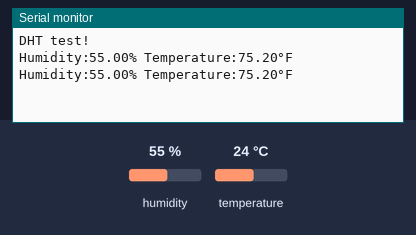
This sketch was run on a simulated Arduino Uno, built with avr-gcc and run on an emulated ATmega328P. On the bench: the last lines printed to the serial monitor. The inputs (shaded band) are chosen by the test bench; at power-on: humidity 55 %, temperature 24 °C.

Above: at 4.8 s.
4.9 s: humidity set to 22 %
At 7.2 s:
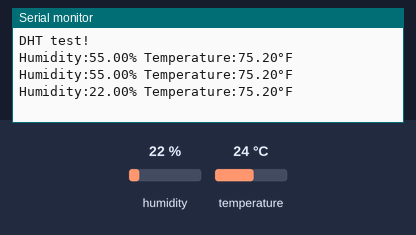
7.9 s: temperature set to 12 °C
At 8.9 s:
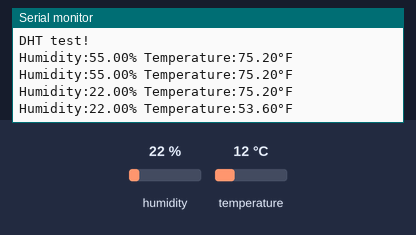
10.9 s: humidity set to 40 %
At 12.5 s:
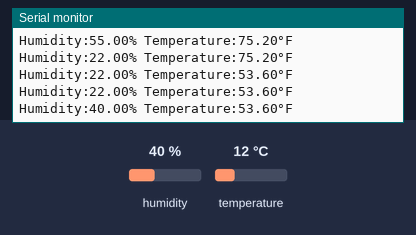
Timing chart, 0 to 14.0 s (numbered marks = the images above; inputs shaded):
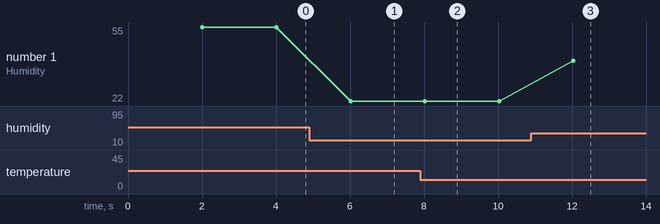

Measured:
- after the input at 4.9 s, the serial monitor: prints a new line after 1.1 s (image 1)
- after the input at 7.9 s, the serial monitor: prints a new line after 0.12 s (image 2)
- after the input at 10.9 s, the serial monitor: prints a new line after 1.1 s (image 3)
- plotted number 1: 55 → 22 after the input at 4.9 s, 22 → 40 after the input at 10.9 s

The sketch:

dht22-temp-and-humidity.ino
```cpp
/*
   Sketch for reading temperature and humidity from a DHT22 sensor

   I used an AM2302 component with the pull-up resistors built in

   Notes on this sensor:
   - The read operation takes ~250 msec
   - The readings can be up to 2 sec old

   Based on a sketch by ladyada, public domain

   REQUIRES the following Arduino libraries:
   - DHT Sensor Library: https://github.com/adafruit/DHT-sensor-library
   - Adafruit Unified Sensor Lib: https://github.com/adafruit/Adafruit_Sensor
*/
#include "DHT.h"

#define DHTPIN 2
#define DHTTYPE DHT22   // (other values: DHT11, DHT21)

DHT dht(DHTPIN, DHTTYPE);

void setup() {
  Serial.begin(9600);
  Serial.println("DHT test!");
  dht.begin();
}

void loop() {
  delay(2000);

  float h = dht.readHumidity();
  float f = dht.readTemperature(true); // true -> isFahrenheit

  if (isnan(h) || isnan(f)) {
    Serial.println("Failed to read from DHT sensor");
    return;
  }

  Serial.print("Humidity:");
  Serial.print(h);
  Serial.print("% Temperature:");
  Serial.print(f);
  Serial.println("°F");
}
```
